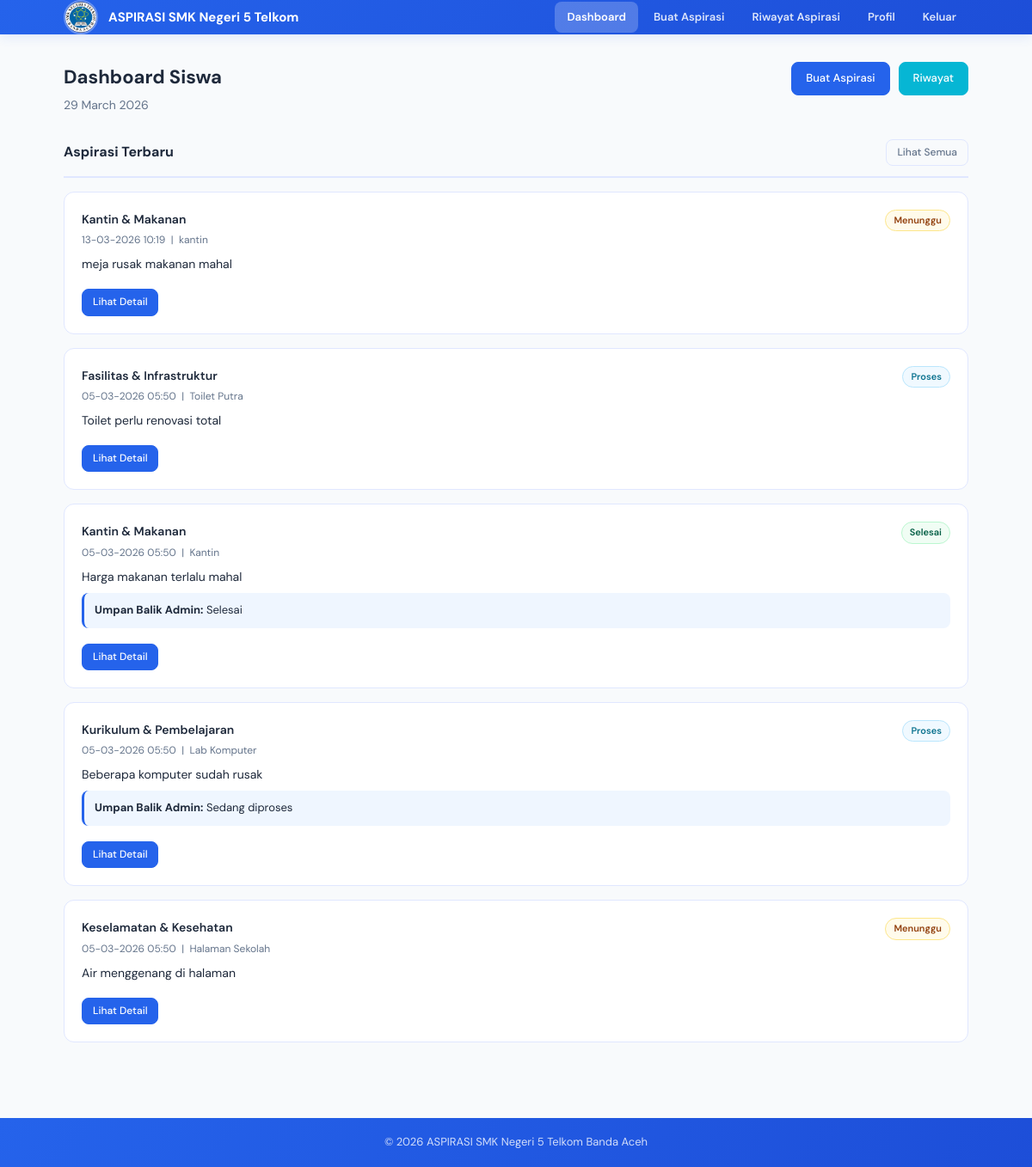
/dashboard-siswa.php, run on the app's committed database.
### tables this page shows
CREATE TABLE `input_aspirasi` (
  `id_pelaporan` int(11) NOT NULL,
  `nis` varchar(20) NOT NULL,
  `jurusan` varchar(50) DEFAULT NULL,
  `id_kategori` int(11) NOT NULL,
  `lokasi` varchar(200) NOT NULL,
  `ket` longtext NOT NULL,
  `tanggal_input` timestamp NOT NULL DEFAULT current_timestamp(),
  `status` varchar(50) DEFAULT 'menunggu',
  `penyelesaian` longtext DEFAULT NULL
);

CREATE TABLE `tb_kategori` (
  `id_kategori` int(11) NOT NULL,
  `ket_kategori` varchar(100) NOT NULL,
  `created_at` timestamp NOT NULL DEFAULT current_timestamp()
);

CREATE TABLE `tb_aspirasi` (
  `id_aspirasi` int(11) NOT NULL,
  `id_pelaporan` int(11) NOT NULL,
  `status` varchar(50) DEFAULT 'menunggu',
  `feedback` longtext DEFAULT NULL,
  `created_at` timestamp NOT NULL DEFAULT current_timestamp()
);

### dashboard-siswa.php (the view, shortened to what this page needs)
<?php
include 'db.php';
include 'nav.php';
$siswa_nis    = $_SESSION['siswa_id']     ?? null;
$stats = ['total' => 0, 'menunggu' => 0, 'proses' => 0, 'selesai' => 0];
$aspirasi_list = [];
if ($conn) {
    if ($siswa_nis) {
        $nis_esc = $conn->real_escape_string($siswa_nis);
        $r = $conn->query("SELECT
            COUNT(*) as total,
            SUM(CASE WHEN ta.status='Menunggu' OR ta.status IS NULL THEN 1 ELSE 0 END) as menunggu,
            SUM(CASE WHEN ta.status='Proses'   THEN 1 ELSE 0 END) as proses,
            SUM(CASE WHEN ta.status='Selesai'  THEN 1 ELSE 0 END) as selesai
            FROM input_aspirasi ia
            LEFT JOIN tb_aspirasi ta ON ia.id_pelaporan = ta.id_pelaporan
            WHERE ia.nis = '$nis_esc'");
        if ($r) {
            $row = $r->fetch_assoc();
            $stats['total']    = (int)$row['total'];
            $stats['menunggu'] = (int)$row['menunggu'];
            $stats['proses']   = (int)$row['proses'];
            $stats['selesai']  = (int)$row['selesai'];
        }
        $r = $conn->query("SELECT ia.id_pelaporan, ia.lokasi, ia.ket, ia.tanggal_input,
            tk.ket_kategori, ta.status, ta.feedback
            FROM input_aspirasi ia
            LEFT JOIN tb_aspirasi ta ON ia.id_pelaporan = ta.id_pelaporan
            LEFT JOIN tb_kategori tk ON ia.id_kategori = tk.id_kategori
            WHERE ia.nis = '$nis_esc' ORDER BY ia.id_pelaporan DESC LIMIT 5");
        if ($r) while ($row = $r->fetch_assoc()) $aspirasi_list[] = $row;
    } else {
        $r = $conn->query("SELECT ia.id_pelaporan, ia.lokasi, ia.ket, ia.tanggal_input,
            tk.ket_kategori, ta.status, ta.feedback
            FROM input_aspirasi ia
            LEFT JOIN tb_aspirasi ta ON ia.id_pelaporan = ta.id_pelaporan
            LEFT JOIN tb_kategori tk ON ia.id_kategori = tk.id_kategori
            ORDER BY ia.id_pelaporan DESC LIMIT 5");
        if ($r) while ($row = $r->fetch_assoc()) $aspirasi_list[] = $row;
    }
}
nav_header('Dashboard Siswa', 'dashboard-siswa.php', 'siswa');
?>
<div class="section">
    <div class="container">
        <div class="dashboard-header">
            <div class="dashboard-header-content">
                <h2>Dashboard Siswa</h2>
                <p>
                    <?php echo date('d F Y'); ?>
                </p>
            </div>
            <div class="dashboard-header-actions">
                <a href="aspirasi-siswa.php" class="btn btn-primary">Buat Aspirasi</a>
                <a href="riwayat-aspirasi.php" class="btn btn-info">Riwayat</a>
            </div>
        </div>
        <div class="dashboard-section">
            <div class="section-header">
                <h3><?php echo $siswa_nis ? 'Aspirasi Terbaru Anda' : 'Aspirasi Terbaru'; ?></h3>
                <a href="riwayat-aspirasi.php" class="btn btn-sm btn-secondary">Lihat Semua</a>
            </div>
            <?php if (!empty($aspirasi_list)): ?>
                <?php foreach ($aspirasi_list as $asp):
                    $status = $asp['status'] ?? 'Menunggu';
                    $badge  = $status === 'Selesai' ? 'badge-selesai' : ($status === 'Proses' ? 'badge-proses' : 'badge-menunggu');
                ?>
                <div class="dashboard-card">
                    <div class="dashboard-card-header">
                        <div>
                            <div class="dashboard-card-title">
                                <?php echo htmlspecialchars($asp['ket_kategori'] ?? 'Aspirasi'); ?>
                            </div>
                            <div class="dashboard-card-meta">
                                <?php echo $asp['tanggal_input'] ? date('d-m-Y H:i', strtotime($asp['tanggal_input'])) : '-'; ?>
                                &nbsp;|&nbsp; <?php echo htmlspecialchars($asp['lokasi']); ?>
                            </div>
                        </div>
                        <span class="badge <?php echo $badge; ?>"><?php echo htmlspecialchars($status); ?></span>
                    </div>
                    <p class="card-desc">
                        <?php echo htmlspecialchars(mb_substr($asp['ket'], 0, 130));
                        if (mb_strlen($asp['ket']) > 130) echo '...'; ?>
                    </p>
                    <?php if (!empty($asp['feedback'])): ?>
                    <div class="feedback-preview">
                        <strong>Umpan Balik Admin:</strong>
                        <?php echo htmlspecialchars(mb_substr($asp['feedback'], 0, 100));
                        if (mb_strlen($asp['feedback']) > 100) echo '...'; ?>
                    </div>
                    <?php endif; ?>
                    <a href="detail-aspirasi.php?id=<?php echo $asp['id_pelaporan']; ?>"
                       class="btn btn-sm btn-primary btn-auto mt-10">Lihat Detail</a>
                </div>
                <?php endforeach; ?>
            <?php endif; ?>
        </div>
    </div>
</div>
<?php nav_footer(); ?>

### nav.php
<?php
function nav_script(): string {
    return '<script>
document.addEventListener("DOMContentLoaded",function(){
    var t=document.querySelector(".nav-toggle"),n=document.querySelector(".header-nav");
    if(!t||!n)return;
    t.addEventListener("click",function(){n.classList.toggle("open");t.classList.toggle("open");});
    document.addEventListener("click",function(e){
        if(!n.contains(e.target)&&!t.contains(e.target)){n.classList.remove("open");t.classList.remove("open");}
    });
});
</script>';
}
function nav_header(string $title, string $active = '', string $role = 'admin'): void {
    echo '<!DOCTYPE html>
<html lang="id">
<head>
    <meta charset="utf-8">
    <meta name="viewport" content="width=device-width, initial-scale=1">
    <title>' . htmlspecialchars($title) . ' | ASPIRASI SMK Negeri 5 Telkom</title>
    <link rel="stylesheet" href="css/style.css">
</head>
<body>
<header>
    <div class="container">
        <div class="logo-section">
            <img src="img/Logo smk telkom.png" alt="Logo SMK">
            <h1><a href="' . ($role === 'admin' ? 'dashboard-admin.php' : 'dashboard-siswa.php') . '">ASPIRASI SMK Negeri 5 Telkom</a></h1>
        </div>
        <button class="nav-toggle" type="button" aria-label="Toggle menu">
            <span></span><span></span><span></span>
        </button>
        <nav class="header-nav">
            <ul>';
    if ($role === 'admin') {
        $links = [
            'dashboard-admin.php'       => 'Dashboard',
            'manage-aspirasi.php'       => 'Kelola Aspirasi',
            'manage-siswa.php'          => 'Kelola Siswa',
            'data_kategori.php'         => 'Kategori',
            'history-aspirasi-admin.php'=> 'History',
            'profil.php'                => 'Profil',
        ];
    } else {
        $links = [
            'dashboard-siswa.php'  => 'Dashboard',
            'aspirasi-siswa.php'   => 'Buat Aspirasi',
            'riwayat-aspirasi.php' => 'Riwayat Aspirasi',
            'profil.php'           => 'Profil',
        ];
    }
    foreach ($links as $href => $label) {
        $cls = ($href === $active) ? ' active' : '';
        echo "\n                <li><a href=\"$href\" class=\"nav-link$cls\">$label</a></li>";
    }
    echo '
                <li style="margin-left:auto"><a href="keluar.php" class="nav-link nav-logout">Keluar</a></li>
            </ul>
        </nav>
    </div>
</header>';
}
function nav_footer(): void {
    echo '
<footer>
    <div class="container">
        <small>&copy; ' . date('Y') . ' ASPIRASI SMK Negeri 5 Telkom Banda Aceh</small>
    </div>
</footer>' . nav_script() . '
</body>
</html>';
}

### data on the page
input_aspirasi: id_kategori.ket_kategori "Kantin & Makanan", tanggal_input "13-03-2026 10:19", lokasi "kantin", status "Menunggu", ket "meja rusak makanan mahal"
input_aspirasi: id_kategori.ket_kategori "Fasilitas & Infrastruktur", tanggal_input "05-03-2026 05:50", lokasi "Toilet Putra", tb_aspirasi.status "Proses", ket "Toilet perlu renovasi total"
input_aspirasi: id_kategori.ket_kategori "Kantin & Makanan", tanggal_input "05-03-2026 05:50", lokasi "Kantin", tb_aspirasi.status "Selesai", ket "Harga makanan terlalu mahal", tb_aspirasi.feedback "Selesai"
input_aspirasi: id_kategori.ket_kategori "Kurikulum & Pembelajaran", tanggal_input "05-03-2026 05:50", lokasi "Lab Komputer", tb_aspirasi.status "Proses", ket "Beberapa komputer sudah rusak", tb_aspirasi.feedback "Sedang diproses"
input_aspirasi: id_kategori.ket_kategori "Keselamatan & Kesehatan", tanggal_input "05-03-2026 05:50", lokasi "Halaman Sekolah", tb_aspirasi.status "Menunggu", ket "Air menggenang di halaman"

### other printed values
$label "Dashboard"
$label "Buat Aspirasi"
$label "Riwayat Aspirasi"
$label "Profil"
